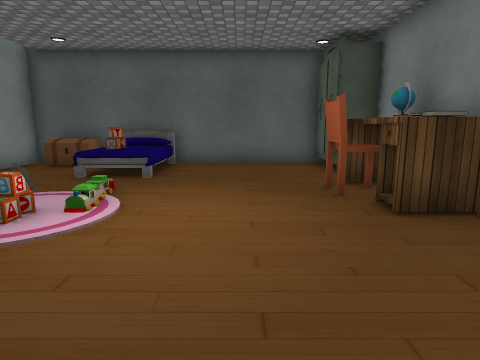
view 1 (above)

17 first-person views from a walk through a 3-D level made in the Unity game engine. The camera is 1.4 m above the floor, tilts 10° down and sees 75° across. Doors are open. The floor is counted in squares, 1.01 m on a side. Each view is taken from the middle of a square. On the plan, view 1 faces up. The plan holds only what a view shows up to about 14 squares ahead; the rest is blank. The player is left out. Some surface patterns are stand-ins.

view 2
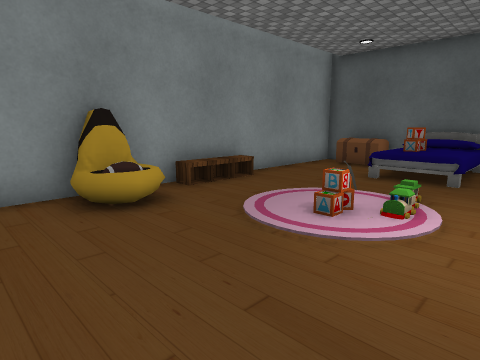

view 3
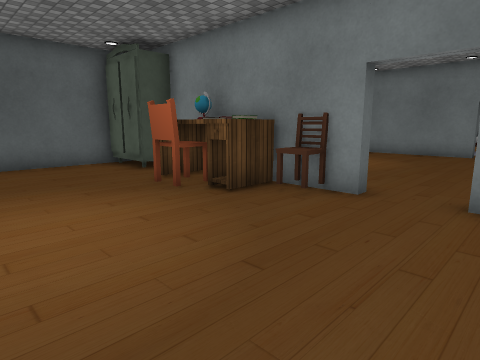

view 4
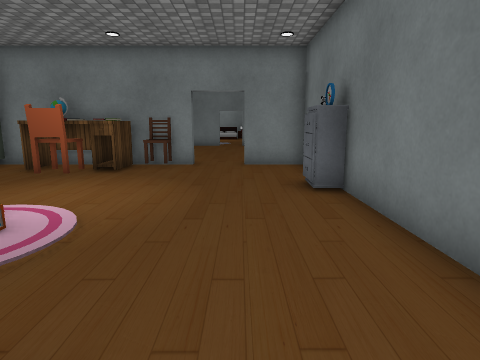

view 5
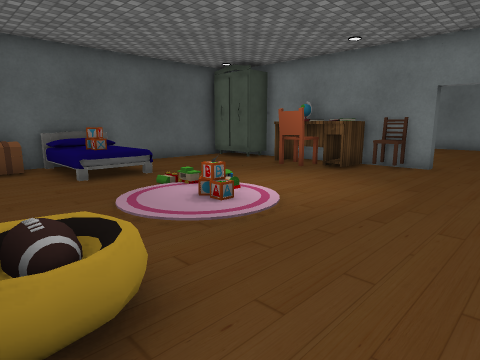

view 6
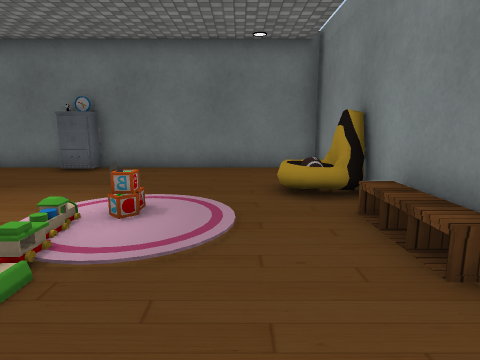

view 7
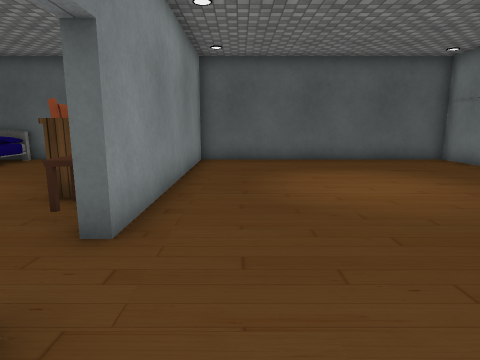

view 8
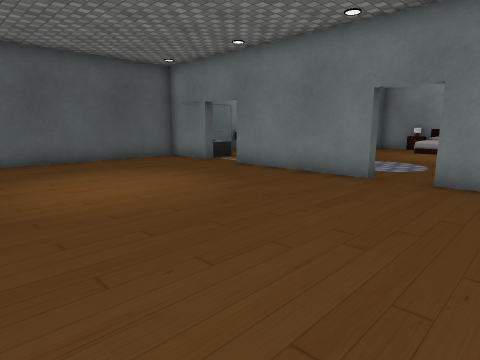

view 9
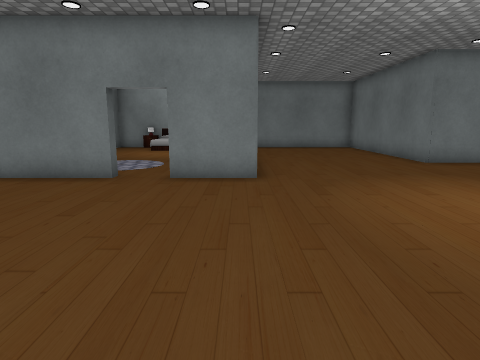

view 10
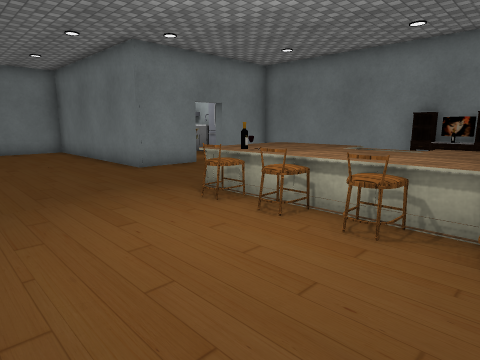

view 11
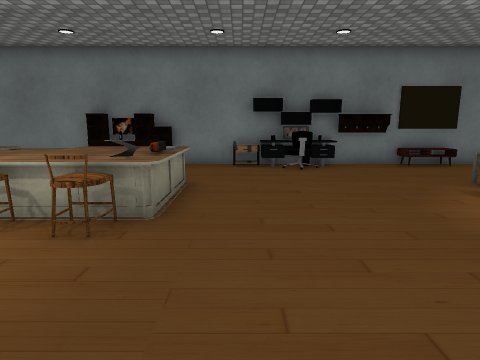

view 12
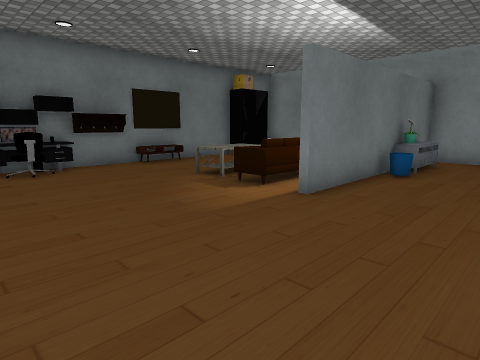

view 13
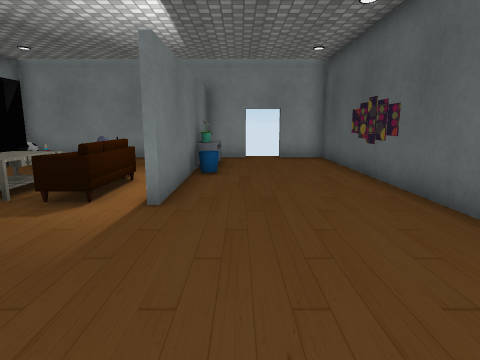

view 14
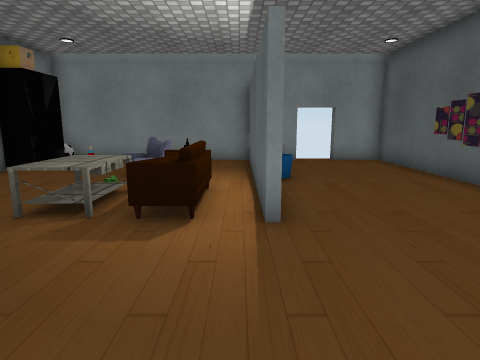

view 15
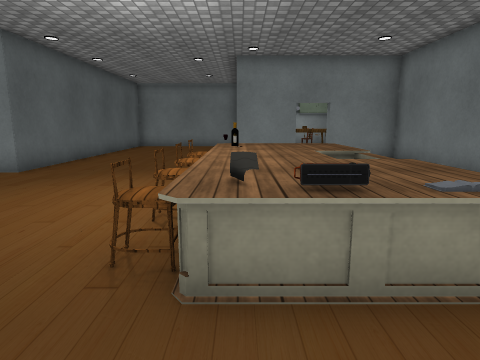

view 16
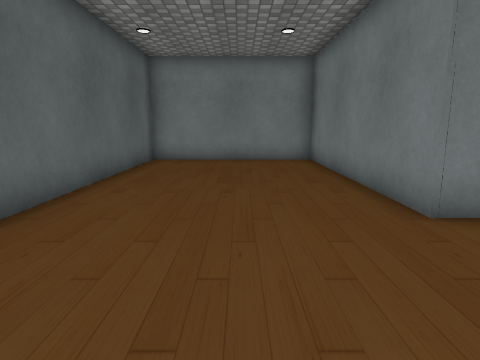

view 17
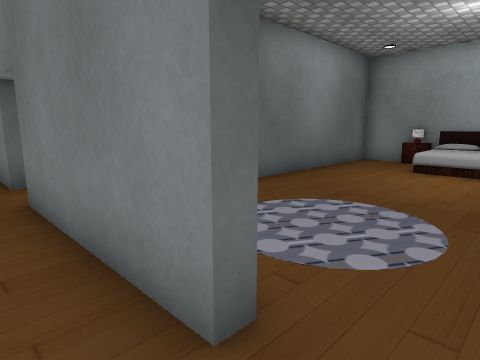

### Floor plan
Key: @ floor where view 1 was taken; # wall or solid block; x gap in a wall; . floor; D open door; = window, fence, low wall or low ledge; ^ raised ledge; C chest; B bed; H chair; T table; A carpet; I cabinet; S sofa; O other object.
Columns run from 8 left of view 1 to 26 right of it. Each row starts with its distance up from view 1.
 12 #######################
 11 #.CCBB.....O#.........#
 10 #...BB.....O#.........#
  9 #...BB......#.........D.
  8 #...BB......#.........D.
  7 #.........HT#.........#      #    #
  6 #O........HO#.........#    ########
  5 #O...A.....O#.........#  .........
  4 #....A.....HH.........# .......BBT#
  3 ##=.........#.........#........BBB#
  2 ##=.........D.........D........B
  1 #...........D.........D...
  0 #.......@...#  .......#
 -1 ########O#### . ......#######   ###
 -2 #...........    ..................#
 -3 x............ . ..................#
 -4 D.............   .................#
 -5 x.................................#
 -6 ##^^##............................#
 -7 ##...####.......H.HHHH............#
 -8 #..... SS......^O^^^^O^...#########
 -9 #....S T.......OO^^^^^^...#
-10 #  SS..TT......OO^^^^^^  .#
-11 #  ...................    .
-12 #  =............          #
-13 #   ........H.O..         #
-14 #O######T#####T###I########

Where each view was taken, in squares from view 1:
view 1: 0 up, 0 right, facing up
view 2: 0 up, 1 left, facing up-left
view 3: 0 up, 2 left, facing up-right
view 4: 1 up, 7 left, facing right
view 5: 0 up, 7 left, facing up-right
view 6: 9 up, 5 left, facing down
view 7: 1 down, 6 right, facing up
view 8: 1 down, 6 right, facing up-right
view 9: 1 down, 6 right, facing right
view 10: 3 down, 8 right, facing down-right
view 11: 3 down, 6 right, facing down
view 12: 3 down, 6 right, facing down-left
view 13: 5 down, 6 right, facing left
view 14: 7 down, 5 right, facing left
view 15: 8 down, 5 right, facing right
view 16: 5 down, 13 right, facing right
view 17: 1 up, 13 right, facing up-right
